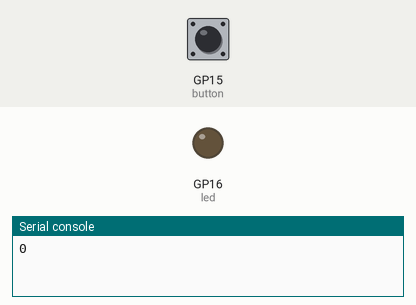
Simulated run of this program. Board: Raspberry Pi Pico running MicroPython. Parts: output pins drawn as LEDs (lit = HIGH), the last lines printed to the serial console. The inputs (shaded band) are chosen by the test bench; at power-on: GP15 (button) LOW.

Above: at 1.2 s.
1.3 s: GP15 (button) pulled HIGH for 1.2 s
At 2.8 s:
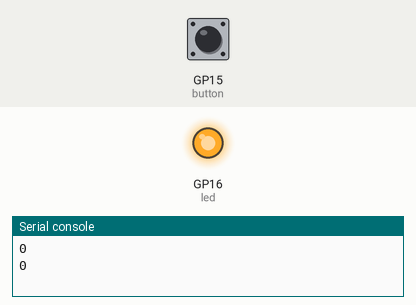
4.5 s: GP15 (button) pulled HIGH for 3.2 s
At 8.8 s:
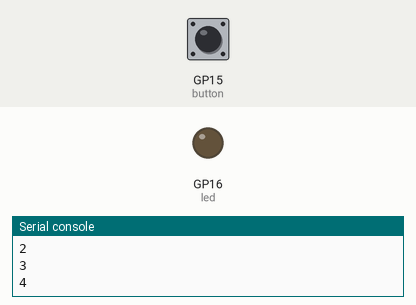
Timing chart, 0 to 10.3 s (numbered marks = the images above; inputs shaded):
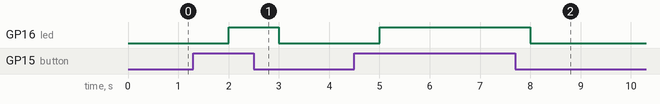

Measured:
- after the input at 1.3 s, GP16 (led): LOW → HIGH after 0.70 s, → LOW 1.0 s later
- after the input at 4.5 s, GP16 (led): LOW → HIGH after 0.50 s, → LOW 3.0 s later

The program:

button_timer_count.py
```python
from machine import Pin
import time

button = Pin(15, Pin.IN, Pin.PULL_DOWN)
led = Pin(16, Pin.OUT)

timer = 0

while True:

	if button.value() == 1:
		timer = timer + 1
		led.value(1)

	else:
		led.value(0)

	time.sleep(1)

	print(timer)
	
```
